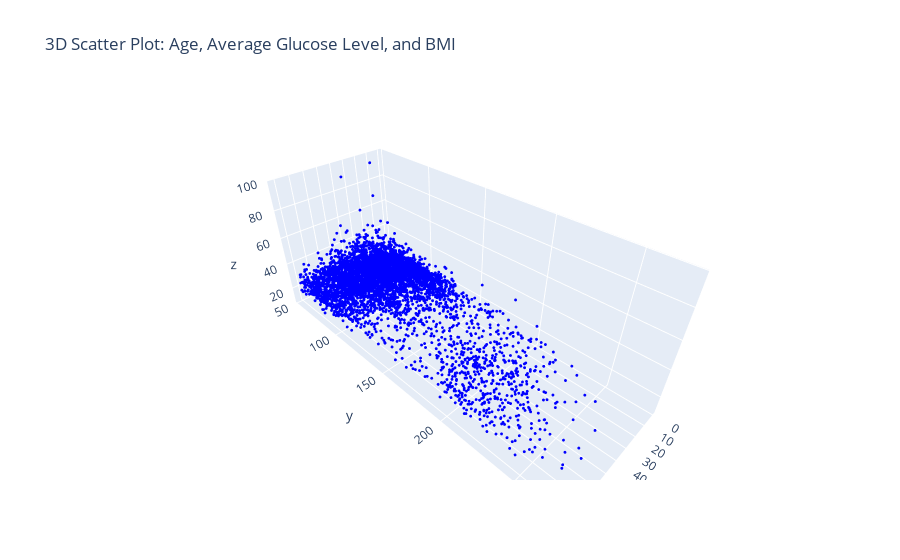

Here is the notebook cell this chart was saved with:
### Code cell
import plotly.graph_objects as go

# 3D Scatter Plot: Age, Average Glucose Level, and BMI
# The 3D scatter plot shows a clustering of data points in the lower ranges of age, 
# average glucose level, and BMI, with a few outliers in the higher ranges. 
# This suggests a general trend towards lower values for these variables in the dataset.

fig = go.Figure(data=[go.Scatter3d(x=data['age'], y=data['avg_glucose_level'], z=data['bmi'],
                                   mode='markers', marker=dict(size=1, color='blue'))])
fig.update_layout(title='3D Scatter Plot: Age, Average Glucose Level, and BMI')
fig.show()

### Figure 1 — Plotly figure (JSON) as saved in the notebook; plotly's stock layout.template omitted (floating-point values rounded to 4 significant figures; data arrays with more than 128 entries replaced by an {"elided": "..."} marker saying what was removed)
{"data": [{"marker": {"color": "blue", "size": 1}, "mode": "markers", "type": "scatter3d", "x": {"elided": "5110 float values"}, "y": {"elided": "5110 float values"}, "z": {"elided": "5110 float values"}}], "layout": {"title": {"text": "3D Scatter Plot: Age, Average Glucose Level, and BMI"}}}
